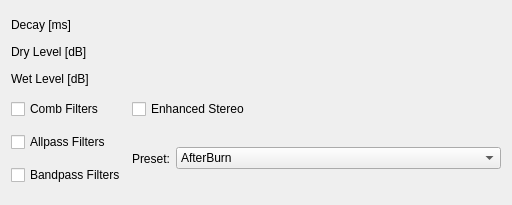
<?xml version="1.0" encoding="UTF-8"?>
<ui version="4.0">
 <class>freeverb</class>
 <widget class="QWidget" name="freeverb">
  <property name="geometry">
   <rect>
    <x>0</x>
    <y>0</y>
    <width>512</width>
    <height>205</height>
   </rect>
  </property>
  <property name="sizePolicy">
   <sizepolicy hsizetype="Preferred" vsizetype="Maximum">
    <horstretch>0</horstretch>
    <verstretch>0</verstretch>
   </sizepolicy>
  </property>
  <property name="minimumSize">
   <size>
    <width>400</width>
    <height>200</height>
   </size>
  </property>
  <property name="windowTitle">
   <string>Tap-Reverberator</string>
  </property>
  <layout class="QGridLayout">
   <item row="0" column="0">
    <widget class="QLabel" name="textLabel1">
     <property name="text">
      <string>Decay [ms]</string>
     </property>
     <property name="wordWrap">
      <bool>false</bool>
     </property>
    </widget>
   </item>
   <item row="0" column="1">
    <widget class="DoubleLabel" name="P0label" native="true">
     <property name="sizePolicy">
      <sizepolicy hsizetype="Preferred" vsizetype="Fixed">
       <horstretch>0</horstretch>
       <verstretch>0</verstretch>
      </sizepolicy>
     </property>
     <property name="frame" stdset="0">
      <bool>true</bool>
     </property>
     <property name="id" stdset="0">
      <number>0</number>
     </property>
     <property name="value" stdset="0">
      <number>0</number>
     </property>
     <property name="minValue" stdset="0">
      <number>0</number>
     </property>
     <property name="maxValue" stdset="0">
      <number>10000</number>
     </property>
     <property name="precision" stdset="0">
      <number>0</number>
     </property>
    </widget>
   </item>
   <item row="1" column="1">
    <widget class="DoubleLabel" name="P1label" native="true">
     <property name="sizePolicy">
      <sizepolicy hsizetype="Preferred" vsizetype="Fixed">
       <horstretch>0</horstretch>
       <verstretch>0</verstretch>
      </sizepolicy>
     </property>
     <property name="frame" stdset="0">
      <bool>true</bool>
     </property>
     <property name="id" stdset="0">
      <number>1</number>
     </property>
     <property name="value" stdset="0">
      <number>0</number>
     </property>
     <property name="minValue" stdset="0">
      <number>-70</number>
     </property>
     <property name="maxValue" stdset="0">
      <number>10</number>
     </property>
     <property name="suffix" stdset="0">
      <string>dB</string>
     </property>
     <property name="precision" stdset="0">
      <number>2</number>
     </property>
    </widget>
   </item>
   <item row="1" column="0">
    <widget class="QLabel" name="textLabel2">
     <property name="text">
      <string>Dry Level [dB]</string>
     </property>
     <property name="wordWrap">
      <bool>false</bool>
     </property>
    </widget>
   </item>
   <item row="2" column="1">
    <widget class="DoubleLabel" name="P2label" native="true">
     <property name="sizePolicy">
      <sizepolicy hsizetype="Preferred" vsizetype="Fixed">
       <horstretch>0</horstretch>
       <verstretch>0</verstretch>
      </sizepolicy>
     </property>
     <property name="frame" stdset="0">
      <bool>true</bool>
     </property>
     <property name="id" stdset="0">
      <number>2</number>
     </property>
     <property name="value" stdset="0">
      <number>0</number>
     </property>
     <property name="minValue" stdset="0">
      <number>-70</number>
     </property>
     <property name="maxValue" stdset="0">
      <number>10</number>
     </property>
     <property name="suffix" stdset="0">
      <string>dB</string>
     </property>
     <property name="precision" stdset="0">
      <number>2</number>
     </property>
    </widget>
   </item>
   <item row="2" column="0">
    <widget class="QLabel" name="textLabel3">
     <property name="text">
      <string>Wet Level [dB]</string>
     </property>
     <property name="wordWrap">
      <bool>false</bool>
     </property>
    </widget>
   </item>
   <item row="1" column="2" colspan="2">
    <widget class="Slider" name="P1Slider" native="true">
     <property name="sizePolicy">
      <sizepolicy hsizetype="Expanding" vsizetype="Preferred">
       <horstretch>10</horstretch>
       <verstretch>0</verstretch>
      </sizepolicy>
     </property>
     <property name="id" stdset="0">
      <number>1</number>
     </property>
     <property name="minValue" stdset="0">
      <number>-70</number>
     </property>
     <property name="maxValue" stdset="0">
      <number>10</number>
     </property>
    </widget>
   </item>
   <item row="2" column="2" colspan="2">
    <widget class="Slider" name="P2Slider" native="true">
     <property name="sizePolicy">
      <sizepolicy hsizetype="Expanding" vsizetype="Preferred">
       <horstretch>10</horstretch>
       <verstretch>0</verstretch>
      </sizepolicy>
     </property>
     <property name="id" stdset="0">
      <number>2</number>
     </property>
     <property name="minValue" stdset="0">
      <number>-70</number>
     </property>
     <property name="maxValue" stdset="0">
      <number>10</number>
     </property>
    </widget>
   </item>
   <item row="0" column="2" colspan="2">
    <widget class="Slider" name="P0Slider" native="true">
     <property name="sizePolicy">
      <sizepolicy hsizetype="Expanding" vsizetype="Preferred">
       <horstretch>10</horstretch>
       <verstretch>0</verstretch>
      </sizepolicy>
     </property>
     <property name="id" stdset="0">
      <number>0</number>
     </property>
     <property name="maxValue" stdset="0">
      <number>10000</number>
     </property>
    </widget>
   </item>
   <item row="4" column="2" rowspan="2">
    <layout class="QHBoxLayout">
     <item>
      <widget class="QLabel" name="textLabel1_2">
       <property name="sizePolicy">
        <sizepolicy hsizetype="Maximum" vsizetype="Preferred">
         <horstretch>0</horstretch>
         <verstretch>0</verstretch>
        </sizepolicy>
       </property>
       <property name="text">
        <string>Preset:</string>
       </property>
       <property name="wordWrap">
        <bool>false</bool>
       </property>
      </widget>
     </item>
    </layout>
   </item>
   <item row="4" column="3" rowspan="2">
    <widget class="QComboBox" name="P7presetCombo">
     <property name="sizePolicy">
      <sizepolicy hsizetype="Preferred" vsizetype="Fixed">
       <horstretch>0</horstretch>
       <verstretch>0</verstretch>
      </sizepolicy>
     </property>
     <item>
      <property name="text">
       <string>AfterBurn</string>
      </property>
     </item>
     <item>
      <property name="text">
       <string>AfterBurn (Long)</string>
      </property>
     </item>
     <item>
      <property name="text">
       <string>Ambience</string>
      </property>
     </item>
     <item>
      <property name="text">
       <string>Ambience (Thick)</string>
      </property>
     </item>
     <item>
      <property name="text">
       <string>Ambience (Thick) - HD</string>
      </property>
     </item>
     <item>
      <property name="text">
       <string>Cathedral</string>
      </property>
     </item>
     <item>
      <property name="text">
       <string>Cathedral - HD</string>
      </property>
     </item>
     <item>
      <property name="text">
       <string>Drum Chamber</string>
      </property>
     </item>
     <item>
      <property name="text">
       <string>Garage</string>
      </property>
     </item>
     <item>
      <property name="text">
       <string>Garage (Bright)</string>
      </property>
     </item>
     <item>
      <property name="text">
       <string>Gymnasium</string>
      </property>
     </item>
     <item>
      <property name="text">
       <string>Gymnasium (Bright)</string>
      </property>
     </item>
     <item>
      <property name="text">
       <string>Gymnasium (Bright) - HD</string>
      </property>
     </item>
     <item>
      <property name="text">
       <string>Hall (Small)</string>
      </property>
     </item>
     <item>
      <property name="text">
       <string>Hall (Medium)</string>
      </property>
     </item>
     <item>
      <property name="text">
       <string>Hall (Large)</string>
      </property>
     </item>
     <item>
      <property name="text">
       <string>Hall (Large) - HD</string>
      </property>
     </item>
     <item>
      <property name="text">
       <string>Plate (Small)</string>
      </property>
     </item>
     <item>
      <property name="text">
       <string>Plate (Medium)</string>
      </property>
     </item>
     <item>
      <property name="text">
       <string>Plate (Large)</string>
      </property>
     </item>
     <item>
      <property name="text">
       <string>Plate (Large) - HD</string>
      </property>
     </item>
     <item>
      <property name="text">
       <string>Pulse Chamber</string>
      </property>
     </item>
     <item>
      <property name="text">
       <string>Pulse Chamber (Reverse)</string>
      </property>
     </item>
     <item>
      <property name="text">
       <string>Resonator (96 ms)</string>
      </property>
     </item>
     <item>
      <property name="text">
       <string>Resonator (152 ms)</string>
      </property>
     </item>
     <item>
      <property name="text">
       <string>Resonator (208 ms)</string>
      </property>
     </item>
     <item>
      <property name="text">
       <string>Room (Small)</string>
      </property>
     </item>
     <item>
      <property name="text">
       <string>Room (Medium)</string>
      </property>
     </item>
     <item>
      <property name="text">
       <string>Room (Large)</string>
      </property>
     </item>
     <item>
      <property name="text">
       <string>Room (Large) - HD</string>
      </property>
     </item>
     <item>
      <property name="text">
       <string>Slap Chamber</string>
      </property>
     </item>
     <item>
      <property name="text">
       <string>Slap Chamber - HD</string>
      </property>
     </item>
     <item>
      <property name="text">
       <string>Slap Chamber (Bright)</string>
      </property>
     </item>
     <item>
      <property name="text">
       <string>Slap Chamber (Bright) HD</string>
      </property>
     </item>
     <item>
      <property name="text">
       <string>Smooth Hall (Small)</string>
      </property>
     </item>
     <item>
      <property name="text">
       <string>Smooth Hall (Medium)</string>
      </property>
     </item>
     <item>
      <property name="text">
       <string>Smooth Hall (Large)</string>
      </property>
     </item>
     <item>
      <property name="text">
       <string>Smooth Hall (Large) - HD</string>
      </property>
     </item>
     <item>
      <property name="text">
       <string>Vocal Plate</string>
      </property>
     </item>
     <item>
      <property name="text">
       <string>Vocal Plate - HD</string>
      </property>
     </item>
     <item>
      <property name="text">
       <string>Warble Chamber</string>
      </property>
     </item>
     <item>
      <property name="text">
       <string>Warehoouse</string>
      </property>
     </item>
     <item>
      <property name="text">
       <string>Warehouse - HD</string>
      </property>
     </item>
    </widget>
   </item>
   <item row="3" column="0" colspan="2">
    <widget class="QCheckBox" name="P3checkbox">
     <property name="text">
      <string>Comb Filters</string>
     </property>
    </widget>
   </item>
   <item row="4" column="0" colspan="2">
    <widget class="QCheckBox" name="P4checkbox">
     <property name="text">
      <string>Allpass Filters</string>
     </property>
    </widget>
   </item>
   <item row="5" column="0" colspan="2">
    <widget class="QCheckBox" name="P5checkbox">
     <property name="text">
      <string>Bandpass Filters</string>
     </property>
    </widget>
   </item>
   <item row="3" column="2" colspan="2">
    <widget class="QCheckBox" name="P6checkBox">
     <property name="text">
      <string>Enhanced Stereo</string>
     </property>
    </widget>
   </item>
  </layout>
 </widget>
 <layoutdefault spacing="6" margin="11"/>
 <pixmapfunction>qPixmapFromMimeSource</pixmapfunction>
 <customwidgets>
  <customwidget>
   <class>DoubleLabel</class>
   <extends>QWidget</extends>
   <header>doublelabel.h</header>
  </customwidget>
  <customwidget>
   <class>Slider</class>
   <extends>QWidget</extends>
   <header>slider.h</header>
  </customwidget>
 </customwidgets>
 <resources/>
 <connections/>
</ui>
